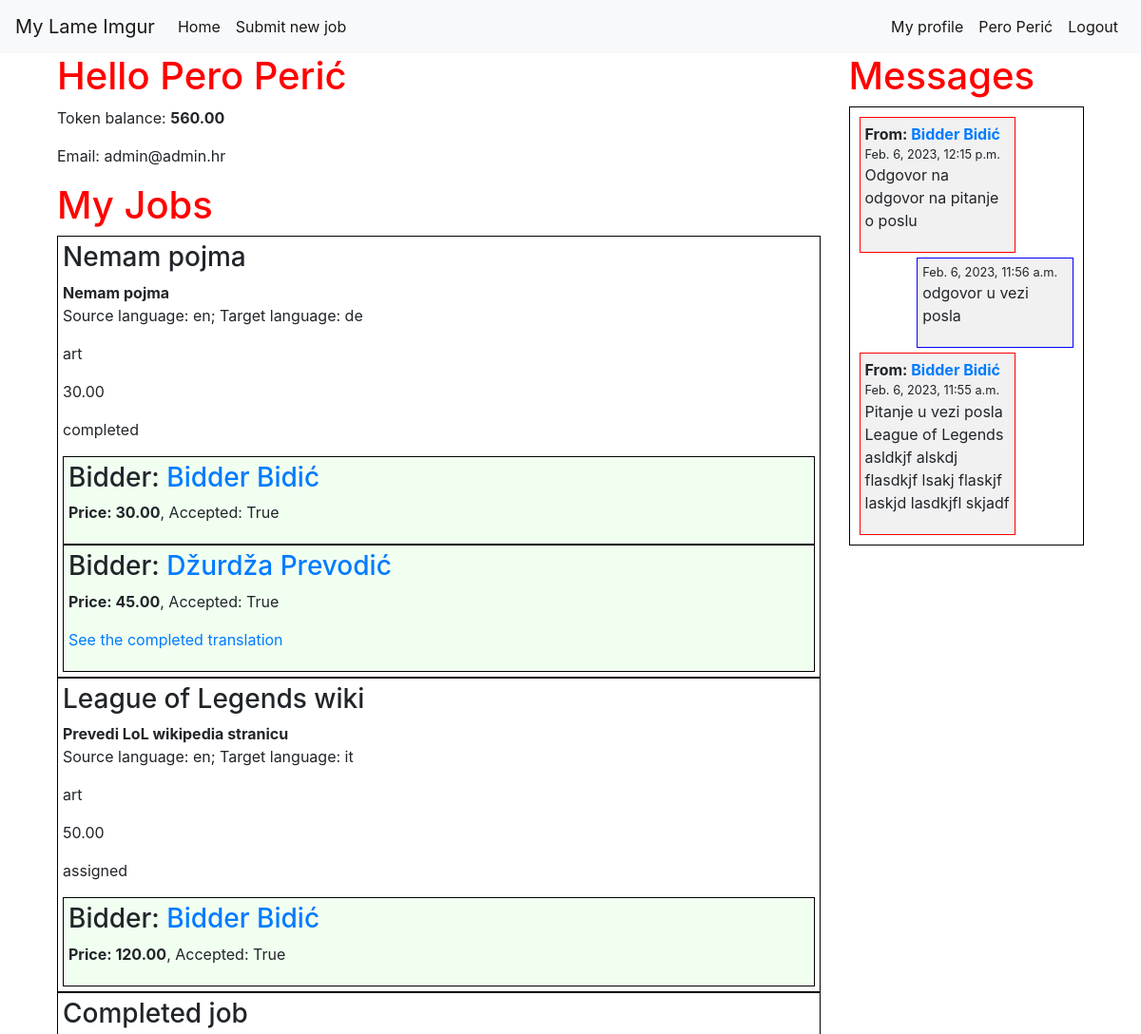
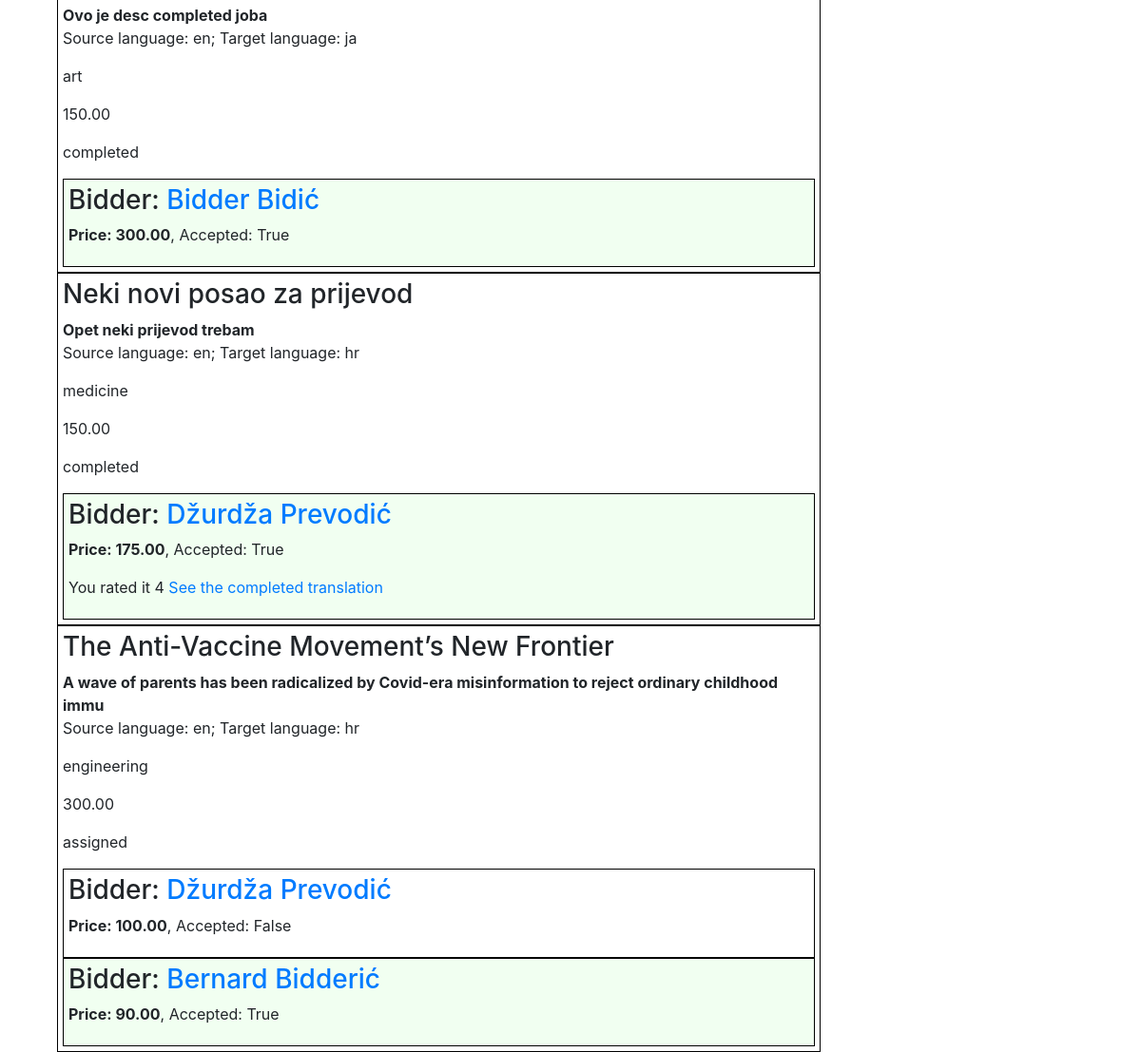
/accounts/dashboard (signed in), run on the app's committed database (2 pictures, top to bottom).
### app/models.py (models this page shows, shortened)
class Account(models.Model):
    user = models.OneToOneField(User, on_delete=models.CASCADE)
    name = models.CharField(max_length=100)
    balance = models.DecimalField(max_digits=8, decimal_places=2, default=0)
    translator = models.BooleanField()

class Job(models.Model):
    class Status(models.TextChoices):
        AVAILABLE = 'available', "Available"
        ASSIGNED = 'assigned', "Assigned"
        IN_PROGRESS = 'in_progress', "In Progress"
        COMPLETED = 'completed', "Completed"
    class Field(models.TextChoices):
        ART = 'art', "Art"
        BUS = 'business', "Business"
        COMP = 'computers', "Computers"
        EDU = 'education', "Education"
        ENG = 'engineering', "Engineering"
        FIN = 'finance', "Finance"
        LAW = 'law', "Law"
        LIT = 'literature', "Literature"
        MED = 'medicine', "Medicine"
        SCI = 'science', "Science"
        SOC = 'social_sciences', "Social Sciences"
        TECH = 'technology', "Technology"
    class Language(models.TextChoices):
        ENG = 'en', "English"
        SPA = 'spa', "Spanish"
        FRE = 'fr', "French"
        GER = 'de', "German"
        ITA = 'it', "Italian"
        JPN = 'ja', "Japanese"
        CRO = 'hr', "Croatian"
    user = models.ForeignKey(User, on_delete=models.CASCADE)
    title = models.CharField(max_length=100)
    description = models.CharField(max_length=100)
    source_lang = models.CharField(
            max_length=3,
            choices=Language.choices,
            default=Language.ENG,
    )
    target_lang = models.CharField(
            max_length=3,
            choices=Language.choices,
            default=Language.CRO,
    )
    field = models.CharField(
            max_length=100,
            choices=Field.choices,
            default=Field.ENG,
    )
    budget = models.DecimalField(max_digits=8, decimal_places=2)
    text = models.TextField()
    status = models.CharField(
            max_length=100,
            choices=Status.choices,
            default=Status.AVAILABLE,
    )
    translation = models.TextField(blank=True, null=True)
    def is_available(self):
        return self.status == self.Status.AVAILABLE

class Bid(models.Model):
    bidder = models.ForeignKey(User, on_delete=models.CASCADE)
    job = models.ForeignKey(Job, on_delete=models.CASCADE)
    price = models.DecimalField(max_digits=8, decimal_places=2)
    accepted = models.BooleanField(default=False)
    completed = models.BooleanField(default=False)

class Rating(models.Model):
    rater = models.ForeignKey(User, on_delete=models.CASCADE, related_name='rater')
    rated = models.ForeignKey(User, on_delete=models.CASCADE, related_name='rated')
    job = models.ForeignKey(Job, on_delete=models.CASCADE)
    bid = models.OneToOneField(Bid, on_delete=models.CASCADE)
    rating = models.IntegerField()

class Message(models.Model):
    sender = models.ForeignKey(User, on_delete=models.CASCADE, related_name='sender')
    receiver = models.ForeignKey(User, on_delete=models.CASCADE, related_name='receiver')
    text = models.TextField()
    sent_at = models.DateTimeField(auto_now_add=True)

### accounts/views.py (the view)
# urls.py: path('dashboard', views.dashboard, name="dashboard"),
@login_required
def dashboard(request):
    user = request.user
    my_jobs = user.job_set.all()
    my_messages = Message.objects.filter(receiver=user) | Message.objects.filter(sender=user)
    my_messages = my_messages.order_by('-sent_at')
    my_bids = user.bid_set.all()
    my_won_bids = user.bid_set.filter(accepted=True)
    context = {
        'my_jobs': my_jobs,
        'my_messages': my_messages,
        'my_bids': my_bids,
        'my_won_bids': my_won_bids,
    }
    return render(request, 'accounts/dashboard.html', context)

### accounts/templates/accounts/dashboard.html (shortened to what this page needs)
{% extends 'app/base.html' %}
{% block content %}
<div class="container">
  <div class="row">
    <div class="col-md-9">
      <h1>Hello {{ user.account.name }}</h1>
      <p>Token balance: <strong>{{ user.account.balance }}</strong></p>
      <p>Email: {{ user.email }}</p>
      <h1>My Jobs</h1>
      {% for job in my_jobs  %}
        <div class="job">
          <h3>{{ job.title }}</h3>
          <p>
            <strong>{{ job.description   }}</strong> </br>
            Source language: {{ job.source_lang   }};
            Target language: {{ job.target_lang   }}
          </p>
          <p>{{ job.field   }}</p>
          <p>{{ job.budget   }}</p>
          <p>{{ job.status   }}</p>
          <div>
          {% for bid in job.bid_set.all  %}
            <div class="bid {% if bid.accepted %} accepted {% endif %}">
              <h3>
                Bidder:
                <a href="{% url 'accounts:profile' bid.bidder.id %}">
                  {{ bid.bidder.account.name }}
                </a>
              </h3>
              <p>
                <strong>Price: {{ bid.price }}</strong>,
                Accepted: {{ bid.accepted }}
              </p>
              {% if not bid.accepted and job.is_available %}
                <p>
                  <form action="{% url 'app:accept_bid' bid.id %}" method="post">
                    {% csrf_token %}
                    <input type="submit" value="Accept bid">
                  </form>
                </p>
              {% elif bid.completed %}
                <p>
                  {% if bid.rating %} You rated it {{ bid.rating.rating }} {% endif %}
                  <a href="{% url 'app:bid_detail' bid.id %}">See the completed translation</a>
                </p>
              {% endif %}
            </div>
          {% endfor %}
          </div>
          </div>
      {% endfor %}
    </div>
    <div class="col-md-3">
      <h1>Messages</h1>
      <div class="messages">
        {% for message in my_messages %}
          <div class="message {% if user == message.sender %} my-message {% else %} their-message {% endif %}">
            {% if user != message.sender  %}
              <strong> From:
                <a href="{% url 'accounts:profile' message.sender.id %}">
                  {{ message.sender.account.name }}
                </a>
              </strong> </br>
            {% endif %}
            <small>{{ message.sent_at }}</small>
            <p>{{ message.text }}</p>
          </div>
        {% endfor %}
      </div>
    </div>
  </div>
</div>
{% endblock content %}

### app/templates/app/base.html (shortened to what this page needs)
{% load static %}
<html>
  <head>
    <link rel="stylesheet" href="https://stackpath.bootstrapcdn.com/bootstrap/4.5.2/css/bootstrap.min.css">
    <link rel="stylesheet" href="{% static 'app/css/app.css' %}">
  </head>
  <body>
    <div class="page-header">
      <nav class="navbar navbar-expand-lg navbar-light bg-light">
        <a class="navbar-brand" href="/">My Lame Imgur</a>
        <div class="collapse navbar-collapse" id="navbarSupportedContent">
          <ul class="navbar-nav mr-auto">
            <li class="nav-item active">
              <a class="nav-link" href="/">Home</a>
            </li>
            {% if user.is_authenticated %}
              <li class="nav-item active">
                <a class="nav-link" href="{% url 'app:new_job'  %}">Submit new job</a>
              </li>
            {% endif %}
          </ul>
          <ul class="navbar-nav ml-auto">
            {% if user.is_authenticated %}
              <li class="nav-item active">
                <a class="nav-link" href="{% url 'accounts:profile' user.id %}">My profile</a>
              </li>
              <li class="nav-item active">
                <a class="nav-link" href="{% url 'accounts:dashboard' %}">{{ user.account.name }}</a>
              </li>
              <li class="nav-item active">
                <a class="nav-link" href="{% url 'logout' %}">Logout</a>
              </li>
            {% endif %}
          </ul>
        </div>
      </nav>
    </div>
    <div class="content container">
      <div class="row">
        <div class="col-md-12">
          {% block content %}
          {% endblock %}
        </div>
      </div>
    </div>
  </body>
</html>

### app/static/app/css/app.css (style rules this page uses)
.content h1 { color: red; }
.job { padding: 5px; border: 1px solid black; }
.messages { padding: 5px; border: 1px solid black; }
.messages .message { padding: 5px; border: 1px solid blue; margin: 5px; width: 70%; background: #f1f1f1; }
.messages .message.my-message { border: 1px solid blue; margin-left: auto; margin-right: 5px; }
.messages .message.their-message { border: 1px solid red; margin-right: auto; margin-left: 5px; }
.bid { padding: 5px; border: 1px solid black; }
.bid.accepted { background: #f1fff1; }

### data on the page
Job: title "Nemam pojma", description "Nemam pojma", source_lang "en", target_lang "de", field "art", budget "30.00", status "completed"
Bid: bidder.account.name "Bidder Bidić", price "30.00", accepted "True"
Bid: bidder.account.name "Džurdža Prevodić", price "45.00", accepted "True", completed "See the completed translation"
Job: title "League of Legends wiki", description "Prevedi LoL wikipedia stranicu", source_lang "en", target_lang "it", field "art", budget "50.00", status "assigned"
Bid: bidder.account.name "Bidder Bidić", price "120.00", accepted "True"
Job: title "Completed job", description "Ovo je desc completed joba", source_lang "en", target_lang "ja", field "art", budget "150.00", status "completed"
Bid: bidder.account.name "Bidder Bidić", price "300.00", accepted "True"
Job: title "Neki novi posao za prijevod", description "Opet neki prijevod trebam", source_lang "en", target_lang "hr", field "medicine", budget "150.00", status "completed"
Bid: bidder.account.name "Džurdža Prevodić", price "175.00", accepted "True", rating.rating "4"
Job: title "The Anti-Vaccine Movement’s New Frontier", description "A wave of parents has been radicalized by Covid-era misinformation to reject ordinary childhood immu", source_lang "en", target_lang "hr", field "engineering", budget "300.00", status "assigned"
Bid: bidder.account.name "Džurdža Prevodić", price "100.00", accepted "False"
Bid: bidder.account.name "Bernard Bidderić", price "90.00", accepted "True"
Message: sender.account.name "Bidder Bidić", sent_at "Feb. 6, 2023, 12:15 p.m.", text "Odgovor na odgovor na pitanje o poslu"
Message: sent_at "Feb. 6, 2023, 11:56 a.m.", text "odgovor u vezi posla"
Message: sender.account.name "Bidder Bidić", sent_at "Feb. 6, 2023, 11:55 a.m.", text "Pitanje u vezi posla League of Legends asldkjf alskdj flasdkjf lsakj flaskjf laskjd lasdkjfl skjadf"

### other printed values
{{ user.account.name }} "Pero Perić"
{{ user.account.balance }} "560.00"
{{ user.email }} "admin@admin.hr"
